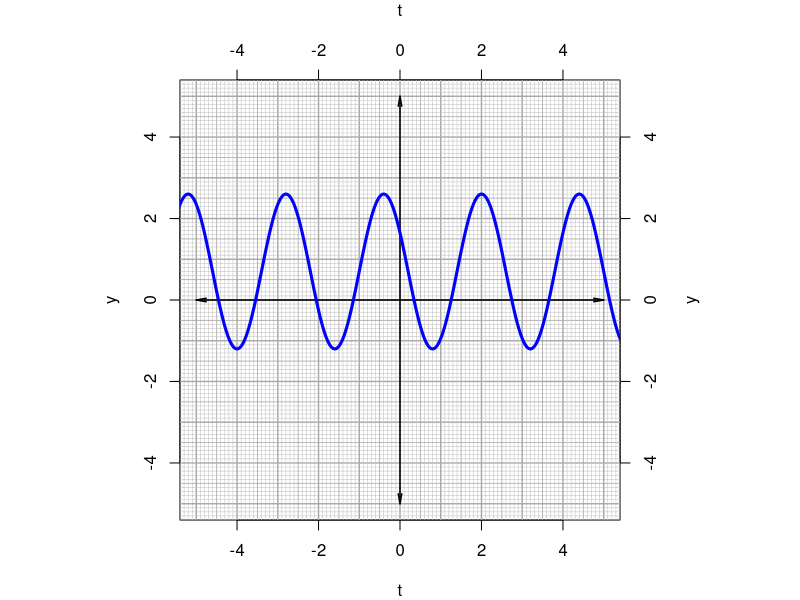
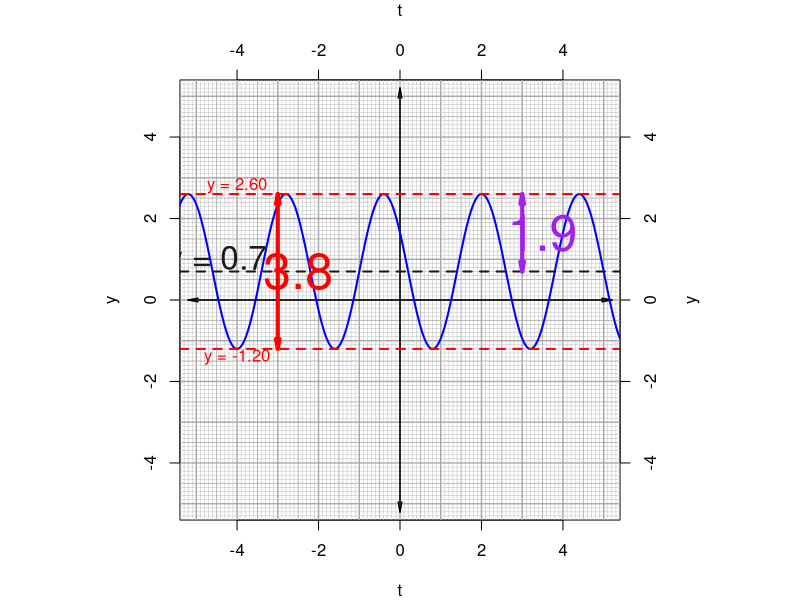

These figures' R source, in order:
## ---- chunk 1
A = round(runif(1,0.7,4),1)
P = round(runif(1,2,8)/4,1)*4
B = 2*pi/P
D = round(runif(1,0.1,4.9-A),1)*sample(c(-1,1),1)
h = round(runif(1,0,P),1)
C = h*B
## ---- chunk 2
par(mar=c(4,4,4,4),pty="s")
plot(0,0,type="n",xlim=c(-5,5),ylim=c(-5,5),xlab="t",ylab="y")
axis(3)
axis(4)
mtext("t",3,3)
mtext("y",4,3)
for(i in seq(-6,6,0.1)){
  if(i%%1==0){
    abline(h=i,col="darkgrey",lwd=1.4)
    abline(v=i,col="darkgrey",lwd=1.4)
  } else if(abs(i%%1)==0.5) {
    abline(h=i,col="darkgrey",lwd=0.8)
    abline(v=i,col="darkgrey",lwd=0.8)
  } else {
    abline(h=i,col="grey",lwd=0.5)
    abline(v=i,col="grey",lwd=0.5)
  }
}

arrows(0,-5,0,5,length=0.1,angle=10,code=3,lwd=1.5)
arrows(-5,0,5,0,length=0.1,angle=10,code=3,lwd=1.5)

t = seq(-6,6,0.01)
lines(t,A*sin(B*t+C)+D,lwd=3,col="blue")
## ---- chunk 3
par(mar=c(4,4,4,4),pty="s")
plot(0,0,type="n",xlim=c(-5,5),ylim=c(-5,5),xlab="t",ylab="y")
axis(3)
axis(4)
mtext("t",3,3)
mtext("y",4,3)
for(i in seq(-6,6,0.1)){
  if(i%%1==0){
    abline(h=i,col="darkgrey",lwd=1.4)
    abline(v=i,col="darkgrey",lwd=1.4)
  } else if(abs(i%%1)==0.5) {
    abline(h=i,col="darkgrey",lwd=0.8)
    abline(v=i,col="darkgrey",lwd=0.8)
  } else {
    abline(h=i,col="grey",lwd=0.5)
    abline(v=i,col="grey",lwd=0.5)
  }
}

arrows(0,-5.2,0,5.2,length=0.1,angle=10,code=3,lwd=1.5)
arrows(-5.2,0,5.2,0,length=0.1,angle=10,code=3,lwd=1.5)

t = seq(-6,6,0.01)
lines(t,A*sin(B*t+C)+D,lwd=2,col="blue")

abline(h=A+D,col="red",lwd=2,lty=2)
text(-4,A+D+0.2,paste0("y = ",sprintf("%.2f",A+D)),col="red")
abline(h=-A+D,col="red",lwd=2,lty=2)
text(-4,-A+D-0.2,paste0("y = ",sprintf("%.2f",-A+D)),col="red")

abline(h=D,col=rgb(0.1,0.1,0.1),lwd=2,lty=2)
text(-4.5,D+0.25*sign(D),paste0("y = ",D),col=rgb(0.1,0.1,0.1),cex=2)
arrows(-3,-A+D,-3,A+D,0.1,10,3,col="red",lwd=4)
text(-2.5,D,2*A,col="red",cex=3)

arrows(3,D,3,A+D,0.1,10,3,col="purple",lwd=4)
text(3.5,D+A/2,A,col="purple",cex=3)
